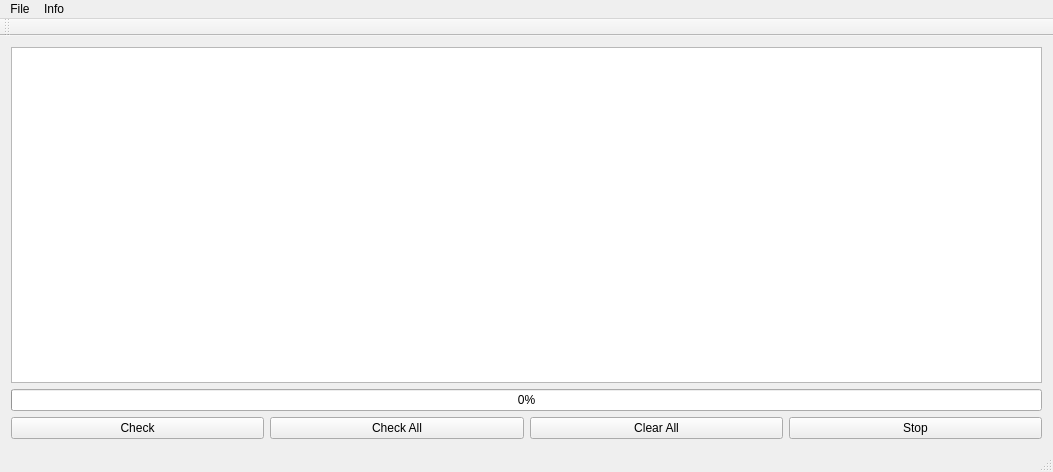
<?xml version="1.0" encoding="UTF-8"?>
<ui version="4.0">
 <class>MainWindowClass</class>
 <widget class="QMainWindow" name="MainWindowClass">
  <property name="geometry">
   <rect>
    <x>0</x>
    <y>0</y>
    <width>1053</width>
    <height>472</height>
   </rect>
  </property>
  <property name="windowTitle">
   <string>MainWindow</string>
  </property>
  <widget class="QWidget" name="centralWidget">
   <layout class="QVBoxLayout" name="verticalLayout_2">
    <item>
     <layout class="QVBoxLayout" name="verticalLayout">
      <item>
       <widget class="QTableView" name="sitesView">
        <property name="selectionMode">
         <enum>QAbstractItemView::ExtendedSelection</enum>
        </property>
        <property name="selectionBehavior">
         <enum>QAbstractItemView::SelectRows</enum>
        </property>
        <property name="showGrid">
         <bool>true</bool>
        </property>
       </widget>
      </item>
      <item>
       <widget class="QProgressBar" name="searchProgressBar">
        <property name="value">
         <number>0</number>
        </property>
        <property name="textVisible">
         <bool>true</bool>
        </property>
        <property name="invertedAppearance">
         <bool>false</bool>
        </property>
        <property name="textDirection">
         <enum>QProgressBar::TopToBottom</enum>
        </property>
       </widget>
      </item>
      <item>
       <layout class="QHBoxLayout" name="horizontalLayout">
        <item>
         <widget class="QPushButton" name="checkBtn">
          <property name="text">
           <string>Check</string>
          </property>
         </widget>
        </item>
        <item>
         <widget class="QPushButton" name="checkAllBtn">
          <property name="text">
           <string>Check All</string>
          </property>
         </widget>
        </item>
        <item>
         <widget class="QPushButton" name="clearAllBtn">
          <property name="text">
           <string>Clear All</string>
          </property>
         </widget>
        </item>
        <item>
         <widget class="QPushButton" name="stopBtn">
          <property name="text">
           <string>Stop</string>
          </property>
         </widget>
        </item>
       </layout>
      </item>
     </layout>
    </item>
   </layout>
  </widget>
  <widget class="QMenuBar" name="menuBar">
   <property name="geometry">
    <rect>
     <x>0</x>
     <y>0</y>
     <width>1053</width>
     <height>21</height>
    </rect>
   </property>
   <widget class="QMenu" name="menuFile">
    <property name="title">
     <string>File</string>
    </property>
    <addaction name="loadListAction"/>
    <addaction name="saveAction"/>
    <addaction name="saveListAction"/>
    <addaction name="separator"/>
    <addaction name="settingsAction"/>
    <addaction name="separator"/>
    <addaction name="exitAction"/>
   </widget>
   <widget class="QMenu" name="menuAbout">
    <property name="title">
     <string>Info</string>
    </property>
    <addaction name="helpAction"/>
    <addaction name="aboutAction"/>
   </widget>
   <addaction name="menuFile"/>
   <addaction name="menuAbout"/>
  </widget>
  <widget class="QToolBar" name="mainToolBar">
   <attribute name="toolBarArea">
    <enum>TopToolBarArea</enum>
   </attribute>
   <attribute name="toolBarBreak">
    <bool>false</bool>
   </attribute>
  </widget>
  <widget class="QStatusBar" name="statusBar"/>
  <action name="loadListAction">
   <property name="text">
    <string>Load list...</string>
   </property>
   <property name="toolTip">
    <string>Load list from CSV file</string>
   </property>
  </action>
  <action name="saveListAction">
   <property name="enabled">
    <bool>false</bool>
   </property>
   <property name="text">
    <string>Save as...</string>
   </property>
   <property name="toolTip">
    <string>Save as...</string>
   </property>
  </action>
  <action name="exitAction">
   <property name="text">
    <string>Exit</string>
   </property>
  </action>
  <action name="ourContactsAction">
   <property name="text">
    <string>Our contacts</string>
   </property>
  </action>
  <action name="helpAction">
   <property name="text">
    <string>Help</string>
   </property>
  </action>
  <action name="saveAction">
   <property name="enabled">
    <bool>false</bool>
   </property>
   <property name="text">
    <string>Save</string>
   </property>
  </action>
  <action name="settingsAction">
   <property name="text">
    <string>Settings...</string>
   </property>
  </action>
  <action name="aboutAction">
   <property name="text">
    <string>About</string>
   </property>
  </action>
 </widget>
 <layoutdefault spacing="6" margin="11"/>
 <resources/>
 <connections/>
</ui>
